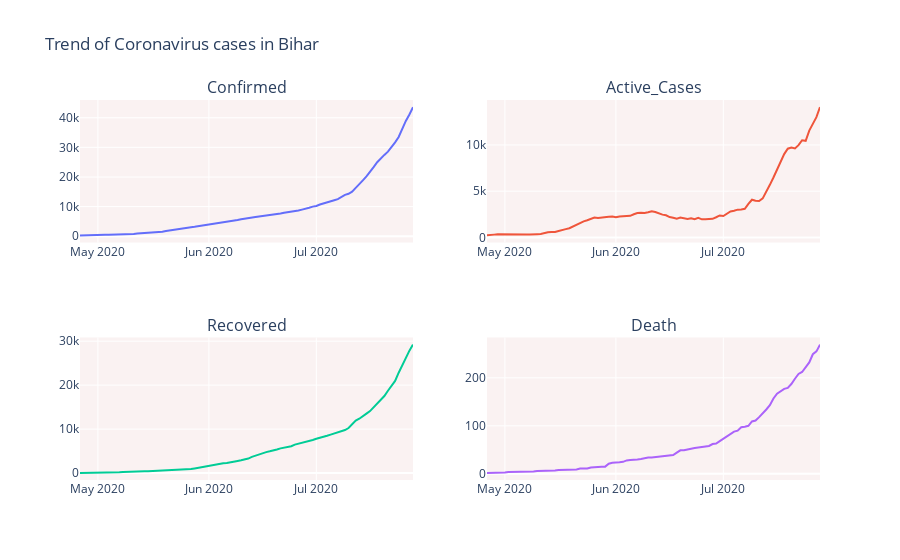

The cell this chart's notebook holds for it:
### Code cell
Bihar_covid_status = district_data[district_data['State']== 'Bihar']
Bihar_covid_status['Date'] = pd.to_datetime(Bihar_covid_status['Date'],format = "%d/%m/%y")
Bihar_covid_summarised = Bihar_covid_status.groupby(['Date']).sum().reset_index()
Bihar_covid_summarised['Active_Cases'] = Bihar_covid_summarised['Confirmed'] - (Bihar_covid_summarised['Recovered'] + Bihar_covid_summarised['Deceased'])



fig = make_subplots(
    rows=2, cols=2,
    subplot_titles=("Confirmed","Active_Cases", "Recovered","Death"))

fig.add_trace(go.Scatter(x=Bihar_covid_summarised['Date'], y=Bihar_covid_summarised['Confirmed'],
                    marker=dict(color=Bihar_covid_summarised['Confirmed'], coloraxis="coloraxis")),
              row = 1, col = 1)

fig.add_trace(go.Scatter(x=Bihar_covid_summarised['Date'], y=Bihar_covid_summarised['Active_Cases'],
                    marker=dict(color=Bihar_covid_summarised['Active_Cases'], coloraxis="coloraxis")),
              row = 1, col = 2)

fig.add_trace(go.Scatter(x=Bihar_covid_summarised['Date'], y=Bihar_covid_summarised['Recovered'],
                    marker=dict(color=Bihar_covid_summarised['Recovered'], coloraxis="coloraxis")),
              row = 2, col = 1)

fig.add_trace(go.Scatter(x=Bihar_covid_summarised['Date'], y=Bihar_covid_summarised['Deceased'],
                    marker=dict(color=Bihar_covid_summarised['Deceased'], coloraxis="coloraxis")),
              row = 2, col = 2)

fig.update_layout(coloraxis=dict(colorscale='Bluered_r'), showlegend=False,title_text="Trend of Coronavirus cases in Bihar")

fig.update_layout(plot_bgcolor='rgb(250, 242, 242)')
fig.show()
